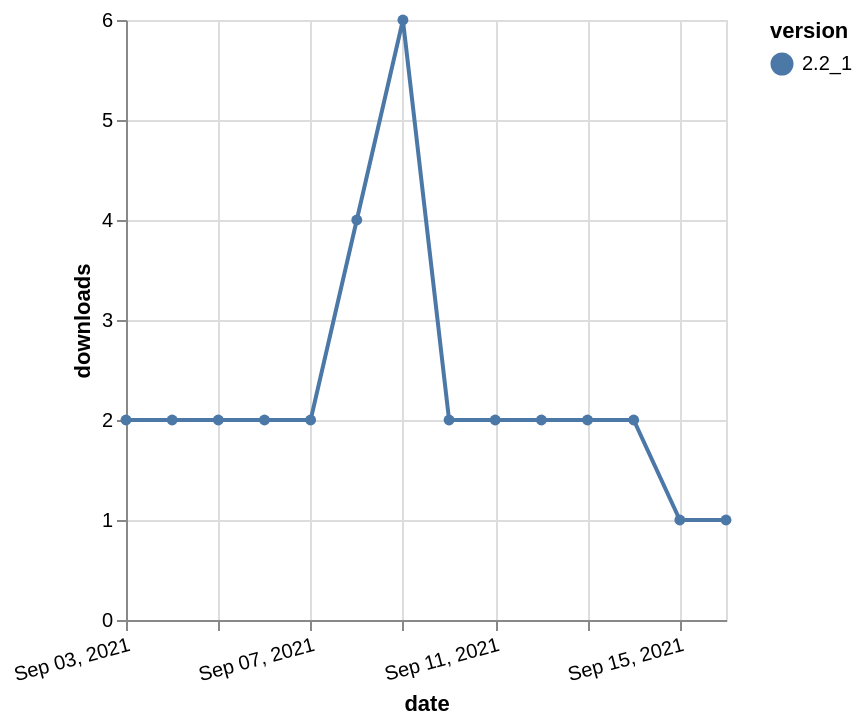

Write a Vega-Lite specification for this figure.
### Vega-Lite specification from a JSON file in a GitHub repository (floating-point values rounded to 4 significant figures)
{"$schema": "https://vega.github.io/schema/vega-lite/v5.json", "description": "A simple bar chart with embedded data.", "data": {"values": [{"date": "2021-09-03", "total": 4127, "delta": 2, "version": "2.2_1"}, {"date": "2021-09-04", "total": 4129, "delta": 2, "version": "2.2_1"}, {"date": "2021-09-05", "total": 4131, "delta": 2, "version": "2.2_1"}, {"date": "2021-09-06", "total": 4133, "delta": 2, "version": "2.2_1"}, {"date": "2021-09-07", "total": 4135, "delta": 2, "version": "2.2_1"}, {"date": "2021-09-08", "total": 4139, "delta": 4, "version": "2.2_1"}, {"date": "2021-09-09", "total": 4145, "delta": 6, "version": "2.2_1"}, {"date": "2021-09-10", "total": 4147, "delta": 2, "version": "2.2_1"}, {"date": "2021-09-11", "total": 4149, "delta": 2, "version": "2.2_1"}, {"date": "2021-09-12", "total": 4151, "delta": 2, "version": "2.2_1"}, {"date": "2021-09-13", "total": 4153, "delta": 2, "version": "2.2_1"}, {"date": "2021-09-14", "total": 4155, "delta": 2, "version": "2.2_1"}, {"date": "2021-09-15", "total": 4156, "delta": 1, "version": "2.2_1"}, {"date": "2021-09-16", "total": 4157, "delta": 1, "version": "2.2_1"}]}, "width": "container", "mark": {"type": "line", "point": {"filled": true}}, "encoding": {"x": {"field": "date", "type": "temporal", "timeUnit": "yearmonthdate", "title": "date", "axis": {"labelAngle": -15}}, "y": {"field": "delta", "type": "quantitative", "title": "downloads"}, "color": {"field": "version", "type": "nominal"}, "tooltip": {"field": "delta"}}}
